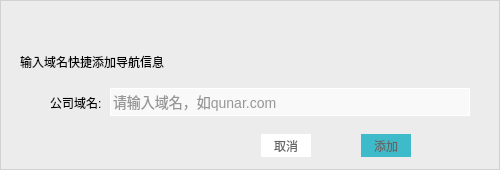
<?xml version="1.0" encoding="UTF-8"?>
<ui version="4.0">
 <class>AddNavDialog</class>
 <widget class="QWidget" name="AddNavDialog">
  <property name="geometry">
   <rect>
    <x>0</x>
    <y>0</y>
    <width>500</width>
    <height>170</height>
   </rect>
  </property>
  <property name="windowTitle">
   <string>Form</string>
  </property>
  <property name="styleSheet">
   <string notr="true">QWidget
{
	font-family:&quot;微软雅黑&quot;;
}

QWidget#widget
{
	border:1px solid #D1D1D1;
  	background: #ECECEC;
	
}


QPushButton#pbt_cancel{
    color: #666666;
	background-color: #FFFFFF;
	border:none;
}

QPushButton#pbt_ok
{
	color: #666666;
	border:none;
	background-color: #3dbbca;
}

QPushButton#pbt_cancel:hover,QPushButton#pbt_ok:hover {
    color: #FFFFFF;
	background-color: #3dbbca;
}
QPushButton#pbt_cancel:pressed, QPushButton#pbt_ok:press{

    color: #FFFFFF;
	background-color: #1194a4;
}
QPushButton#pbt_cancel:checked,QPushButton#pbt_ok:checked{

    color: #FFFFFF;
	background-color: #1ba9ba;
}
QLineEdit{
	color:  #333333;
	background:#AAffffff;	
	font: 14px;
	border: 1px solid #FFFFFF;
}

QLineEdit:hover{
	border: 1px solid #65e1f6;
}
QLineEdit:focus{
	border: 1px solid #65e1f6;
}</string>
  </property>
  <widget class="QWidget" name="widget" native="true">
   <property name="geometry">
    <rect>
     <x>0</x>
     <y>0</y>
     <width>500</width>
     <height>170</height>
    </rect>
   </property>
   <widget class="TitlebarWidget" name="titlebar" native="true">
    <property name="geometry">
     <rect>
      <x>0</x>
      <y>0</y>
      <width>500</width>
      <height>30</height>
     </rect>
    </property>
   </widget>
   <widget class="QWidget" name="widget_3" native="true">
    <property name="geometry">
     <rect>
      <x>0</x>
      <y>30</y>
      <width>500</width>
      <height>100</height>
     </rect>
    </property>
    <widget class="QWidget" name="widget_5" native="true">
     <property name="geometry">
      <rect>
       <x>0</x>
       <y>0</y>
       <width>500</width>
       <height>40</height>
      </rect>
     </property>
     <layout class="QHBoxLayout" name="horizontalLayout_3">
      <property name="spacing">
       <number>0</number>
      </property>
      <property name="leftMargin">
       <number>20</number>
      </property>
      <property name="topMargin">
       <number>17</number>
      </property>
      <property name="rightMargin">
       <number>80</number>
      </property>
      <property name="bottomMargin">
       <number>0</number>
      </property>
      <item>
       <widget class="QLabel" name="label">
        <property name="minimumSize">
         <size>
          <width>400</width>
          <height>30</height>
         </size>
        </property>
        <property name="maximumSize">
         <size>
          <width>400</width>
          <height>30</height>
         </size>
        </property>
        <property name="text">
         <string>输入域名快捷添加导航信息</string>
        </property>
       </widget>
      </item>
     </layout>
    </widget>
    <widget class="QWidget" name="widget_6" native="true">
     <property name="geometry">
      <rect>
       <x>0</x>
       <y>40</y>
       <width>500</width>
       <height>65</height>
      </rect>
     </property>
     <layout class="QHBoxLayout" name="horizontalLayout_2">
      <property name="spacing">
       <number>0</number>
      </property>
      <property name="leftMargin">
       <number>50</number>
      </property>
      <property name="topMargin">
       <number>0</number>
      </property>
      <property name="rightMargin">
       <number>80</number>
      </property>
      <property name="bottomMargin">
       <number>0</number>
      </property>
      <item>
       <widget class="QLabel" name="label_2">
        <property name="minimumSize">
         <size>
          <width>60</width>
          <height>0</height>
         </size>
        </property>
        <property name="maximumSize">
         <size>
          <width>60</width>
          <height>16777215</height>
         </size>
        </property>
        <property name="sizeIncrement">
         <size>
          <width>0</width>
          <height>0</height>
         </size>
        </property>
        <property name="text">
         <string>公司域名:</string>
        </property>
       </widget>
      </item>
      <item>
       <widget class="QLineEdit" name="lineEdit_Cmpurl">
        <property name="minimumSize">
         <size>
          <width>360</width>
          <height>28</height>
         </size>
        </property>
        <property name="maximumSize">
         <size>
          <width>300</width>
          <height>16777215</height>
         </size>
        </property>
        <property name="placeholderText">
         <string>请输入域名，如qunar.com</string>
        </property>
       </widget>
      </item>
     </layout>
    </widget>
   </widget>
   <widget class="QWidget" name="widget_4" native="true">
    <property name="geometry">
     <rect>
      <x>0</x>
      <y>130</y>
      <width>491</width>
      <height>41</height>
     </rect>
    </property>
    <layout class="QHBoxLayout" name="horizontalLayout">
     <property name="spacing">
      <number>50</number>
     </property>
     <property name="leftMargin">
      <number>0</number>
     </property>
     <property name="topMargin">
      <number>0</number>
     </property>
     <property name="rightMargin">
      <number>80</number>
     </property>
     <property name="bottomMargin">
      <number>10</number>
     </property>
     <item>
      <spacer name="horizontalSpacer">
       <property name="orientation">
        <enum>Qt::Horizontal</enum>
       </property>
       <property name="sizeHint" stdset="0">
        <size>
         <width>208</width>
         <height>20</height>
        </size>
       </property>
      </spacer>
     </item>
     <item>
      <widget class="QPushButton" name="pbt_cancel">
       <property name="minimumSize">
        <size>
         <width>50</width>
         <height>23</height>
        </size>
       </property>
       <property name="text">
        <string>取消</string>
       </property>
       <property name="flat">
        <bool>true</bool>
       </property>
      </widget>
     </item>
     <item>
      <widget class="QPushButton" name="pbt_ok">
       <property name="minimumSize">
        <size>
         <width>50</width>
         <height>23</height>
        </size>
       </property>
       <property name="text">
        <string>添加</string>
       </property>
       <property name="flat">
        <bool>true</bool>
       </property>
      </widget>
     </item>
    </layout>
   </widget>
  </widget>
 </widget>
 <customwidgets>
  <customwidget>
   <class>TitlebarWidget</class>
   <extends>QWidget</extends>
   <header>TitlebarWidget.h</header>
   <container>1</container>
  </customwidget>
 </customwidgets>
 <resources/>
 <connections/>
</ui>
